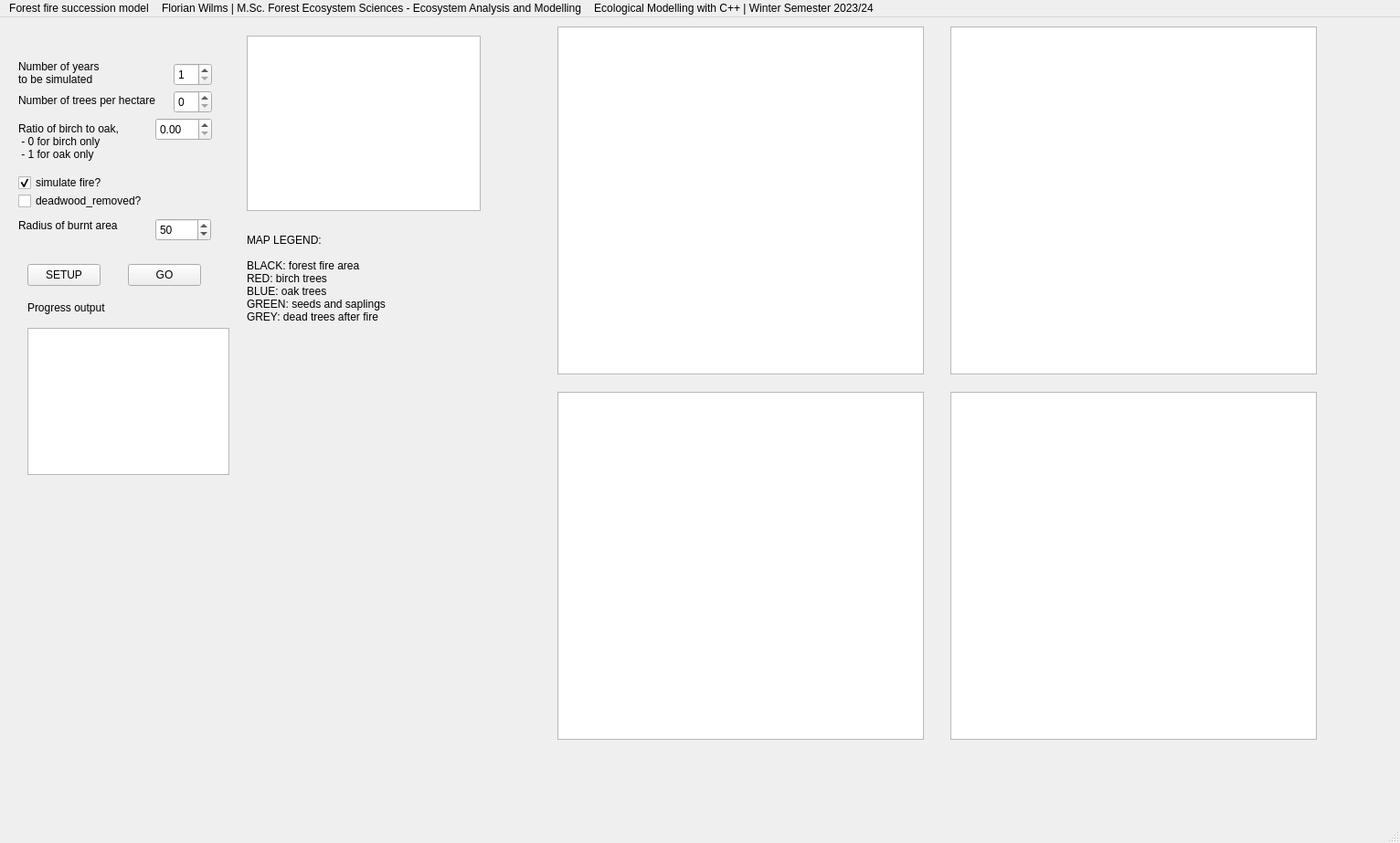
<?xml version="1.0" encoding="UTF-8"?>
<ui version="4.0">
 <class>MainWindow</class>
 <widget class="QMainWindow" name="MainWindow">
  <property name="geometry">
   <rect>
    <x>0</x>
    <y>0</y>
    <width>1532</width>
    <height>923</height>
   </rect>
  </property>
  <property name="windowTitle">
   <string>MainWindow</string>
  </property>
  <widget class="QWidget" name="centralwidget">
   <widget class="QChartView" name="main_map">
    <property name="geometry">
     <rect>
      <x>270</x>
      <y>20</y>
      <width>256</width>
      <height>192</height>
     </rect>
    </property>
   </widget>
   <widget class="QChartView" name="N_oak_pop_chart">
    <property name="geometry">
     <rect>
      <x>1040</x>
      <y>10</y>
      <width>401</width>
      <height>381</height>
     </rect>
    </property>
   </widget>
   <widget class="QChartView" name="N_birch_pop_chart">
    <property name="geometry">
     <rect>
      <x>610</x>
      <y>10</y>
      <width>401</width>
      <height>381</height>
     </rect>
    </property>
   </widget>
   <widget class="QChartView" name="N_birch_burnt_area_chart">
    <property name="geometry">
     <rect>
      <x>610</x>
      <y>410</y>
      <width>401</width>
      <height>381</height>
     </rect>
    </property>
   </widget>
   <widget class="QChartView" name="N_oak_burnt_area_chart">
    <property name="geometry">
     <rect>
      <x>1040</x>
      <y>410</y>
      <width>401</width>
      <height>381</height>
     </rect>
    </property>
   </widget>
   <widget class="QSpinBox" name="N_trees_spinBox">
    <property name="geometry">
     <rect>
      <x>190</x>
      <y>80</y>
      <width>42</width>
      <height>25</height>
     </rect>
    </property>
   </widget>
   <widget class="QSpinBox" name="N_years_spinBox">
    <property name="geometry">
     <rect>
      <x>190</x>
      <y>50</y>
      <width>42</width>
      <height>25</height>
     </rect>
    </property>
    <property name="minimum">
     <number>1</number>
    </property>
    <property name="maximum">
     <number>25</number>
    </property>
   </widget>
   <widget class="QDoubleSpinBox" name="species_ratio_spinBox">
    <property name="geometry">
     <rect>
      <x>170</x>
      <y>110</y>
      <width>62</width>
      <height>25</height>
     </rect>
    </property>
    <property name="maximum">
     <double>1.000000000000000</double>
    </property>
    <property name="singleStep">
     <double>0.050000000000000</double>
    </property>
   </widget>
   <widget class="QCheckBox" name="sim_fire_checkBox">
    <property name="geometry">
     <rect>
      <x>20</x>
      <y>170</y>
      <width>171</width>
      <height>22</height>
     </rect>
    </property>
    <property name="text">
     <string>simulate fire?</string>
    </property>
    <property name="checked">
     <bool>true</bool>
    </property>
   </widget>
   <widget class="QCheckBox" name="deadwood_removed_checkBox">
    <property name="geometry">
     <rect>
      <x>20</x>
      <y>190</y>
      <width>221</width>
      <height>22</height>
     </rect>
    </property>
    <property name="text">
     <string>deadwood_removed?</string>
    </property>
   </widget>
   <widget class="QTextEdit" name="progress_output_textEdit">
    <property name="geometry">
     <rect>
      <x>30</x>
      <y>340</y>
      <width>221</width>
      <height>161</height>
     </rect>
    </property>
   </widget>
   <widget class="QPushButton" name="setup_button">
    <property name="geometry">
     <rect>
      <x>30</x>
      <y>270</y>
      <width>80</width>
      <height>24</height>
     </rect>
    </property>
    <property name="text">
     <string>SETUP</string>
    </property>
   </widget>
   <widget class="QPushButton" name="go_button">
    <property name="geometry">
     <rect>
      <x>140</x>
      <y>270</y>
      <width>80</width>
      <height>24</height>
     </rect>
    </property>
    <property name="text">
     <string>GO</string>
    </property>
   </widget>
   <widget class="QSpinBox" name="burnt_area_radius_spinBox">
    <property name="geometry">
     <rect>
      <x>170</x>
      <y>220</y>
      <width>61</width>
      <height>25</height>
     </rect>
    </property>
    <property name="minimum">
     <number>1</number>
    </property>
    <property name="maximum">
     <number>100</number>
    </property>
    <property name="singleStep">
     <number>5</number>
    </property>
    <property name="value">
     <number>50</number>
    </property>
   </widget>
   <widget class="QLabel" name="label">
    <property name="geometry">
     <rect>
      <x>20</x>
      <y>40</y>
      <width>141</width>
      <height>41</height>
     </rect>
    </property>
    <property name="text">
     <string>Number of years 
to be simulated</string>
    </property>
   </widget>
   <widget class="QLabel" name="label_2">
    <property name="geometry">
     <rect>
      <x>20</x>
      <y>220</y>
      <width>121</width>
      <height>16</height>
     </rect>
    </property>
    <property name="text">
     <string>Radius of burnt area</string>
    </property>
   </widget>
   <widget class="QLabel" name="label_3">
    <property name="geometry">
     <rect>
      <x>20</x>
      <y>100</y>
      <width>121</width>
      <height>71</height>
     </rect>
    </property>
    <property name="text">
     <string>Ratio of birch to oak, 
 - 0 for birch only
 - 1 for oak only</string>
    </property>
   </widget>
   <widget class="QLabel" name="label_4">
    <property name="geometry">
     <rect>
      <x>20</x>
      <y>70</y>
      <width>151</width>
      <height>41</height>
     </rect>
    </property>
    <property name="text">
     <string>Number of trees per hectare</string>
    </property>
   </widget>
   <widget class="QLabel" name="label_5">
    <property name="geometry">
     <rect>
      <x>30</x>
      <y>310</y>
      <width>121</width>
      <height>16</height>
     </rect>
    </property>
    <property name="text">
     <string>Progress output</string>
    </property>
   </widget>
   <widget class="QLabel" name="label_6">
    <property name="geometry">
     <rect>
      <x>270</x>
      <y>210</y>
      <width>181</width>
      <height>151</height>
     </rect>
    </property>
    <property name="text">
     <string>MAP LEGEND:

BLACK: forest fire area 
RED: birch trees 
BLUE: oak trees
GREEN: seeds and saplings 
GREY: dead trees after fire</string>
    </property>
   </widget>
  </widget>
  <widget class="QMenuBar" name="menubar">
   <property name="geometry">
    <rect>
     <x>0</x>
     <y>0</y>
     <width>1532</width>
     <height>21</height>
    </rect>
   </property>
   <widget class="QMenu" name="menuForest_fire_succession_model">
    <property name="title">
     <string>Forest fire succession model</string>
    </property>
   </widget>
   <widget class="QMenu" name="menuFlorian_Wilms_M_Sc_Forest_Ecosystem_Sciences_Ecosystem_Analysis_and_Modelling">
    <property name="title">
     <string>Florian Wilms | M.Sc. Forest Ecosystem Sciences - Ecosystem Analysis and Modelling</string>
    </property>
   </widget>
   <widget class="QMenu" name="menuEcological_Modelling_wit_C_Winter_Semester_2023_24">
    <property name="title">
     <string>Ecological Modelling with C++ | Winter Semester 2023/24</string>
    </property>
   </widget>
   <addaction name="menuForest_fire_succession_model"/>
   <addaction name="menuFlorian_Wilms_M_Sc_Forest_Ecosystem_Sciences_Ecosystem_Analysis_and_Modelling"/>
   <addaction name="menuEcological_Modelling_wit_C_Winter_Semester_2023_24"/>
  </widget>
  <widget class="QStatusBar" name="statusbar"/>
 </widget>
 <customwidgets>
  <customwidget>
   <class>QChartView</class>
   <extends>QGraphicsView</extends>
   <header>QChartView</header>
  </customwidget>
 </customwidgets>
 <resources/>
 <connections/>
</ui>
